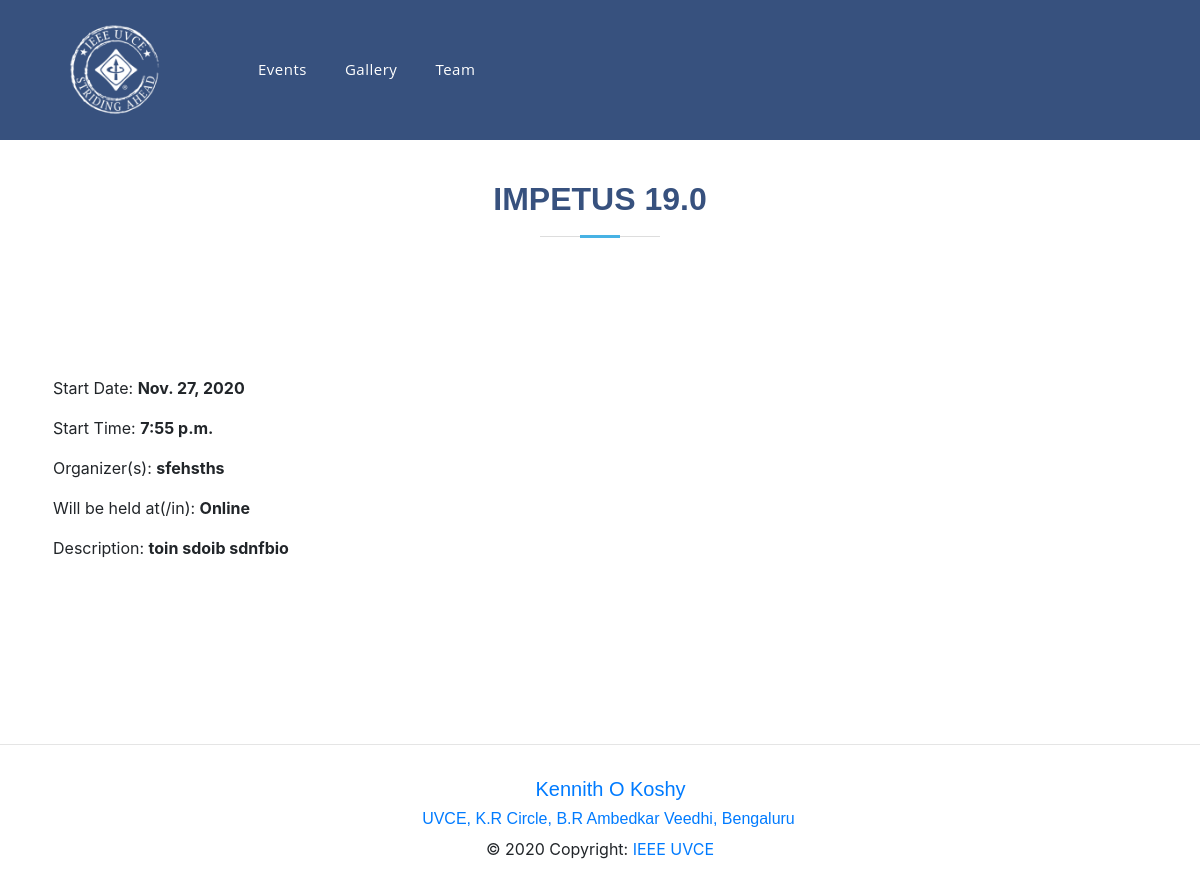
Page /events/impetus-19-0/ on the earlier database version.
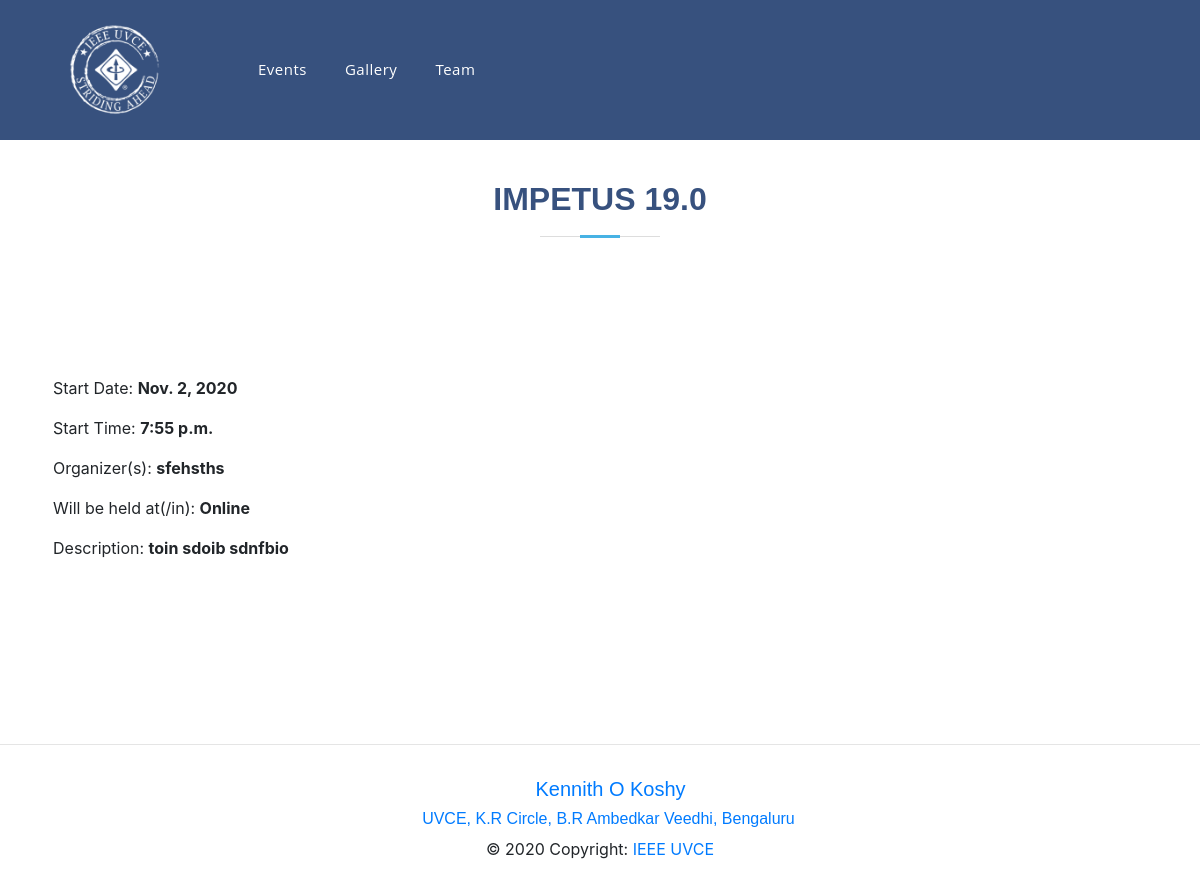
Same page on the later database version.
### events/models.py (models this page shows, shortened)
class Event(models.Model):
    event_name = models.CharField(max_length=100)
    slug = models.SlugField()
    date = models.DateField()
    time = models.TimeField()
    location = models.CharField(max_length=100)
    reg = models.URLField()
    description = models.TextField(max_length=1000, blank=True)
    created = models.DateTimeField(auto_now_add=True)
    orgzer = models.CharField(max_length=40)
    winners = models.TextField(blank=True, default='Not Yet Decided')
    author = models.ForeignKey(User, default=None, on_delete=models.CASCADE)
    is_approved = models.BooleanField(default=False, blank=True)
    approved_by = models.CharField(
        max_length=40,  null=True, blank=True, default=" ")
    class Meta:
        verbose_name = "Event"
        verbose_name_plural = "Events"

### events/views.py (the view)
# urls.py: url(r'^(?P<slug>[\w-]+)/$', views.event_detail, name='detail'),
def event_detail(request, slug):
    today = datetime.date.today()
    event = Event.objects.get(slug=slug)
    content = {
        'event': event,
        "today": today,
    }
    return render(request, 'events/events_detail.html', content)

### events/templates/events/events_detail.html (shortened to what this page needs)
{% extends 'base.html' %} {% block content %}
<section id="skills" class="skills" data-aos="fade-up">
  <div class="section-title">
    <h2>{{ event.event_name }}</h2>
  </div>
</section>
<div class="container" data-aos="fade-up">
  <div class="data p-2">
    <p class="info" style="margin-top: 20px">Start Date: <b>{{event.date}}</b></p>
    <p class="info">Start Time: <b>{{event.time}}</b></p>
    <p class="info">Organizer(s): <b>{{event.orgzer}}</b></p>
    <p>Will be held at(/in): <b>{{event.location}}</b></p>
    <p>Description: <b>{{event.description}}</b></p>
  </div>
</div>
{% endblock %}

Differences in the rows shown:
changed Event "IMPETUS 19.0": date "Nov. 27, 2020" → "Nov. 2, 2020"
